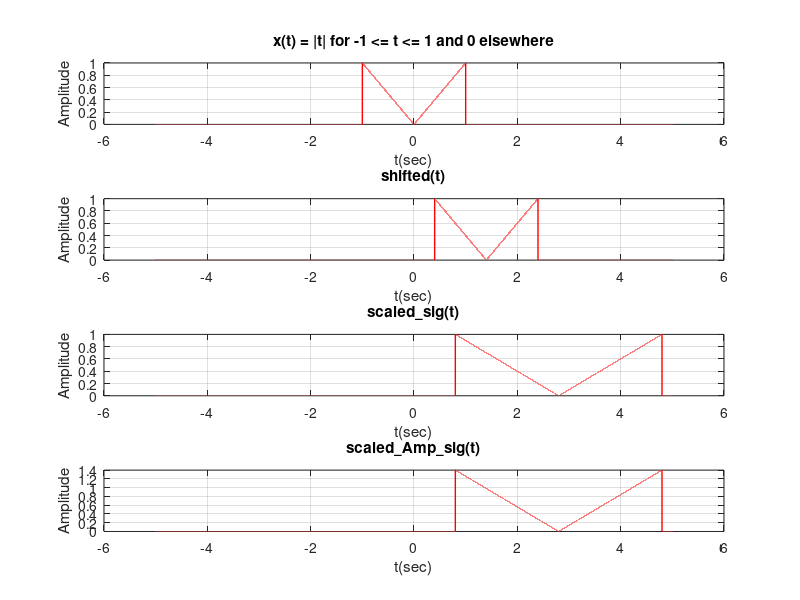
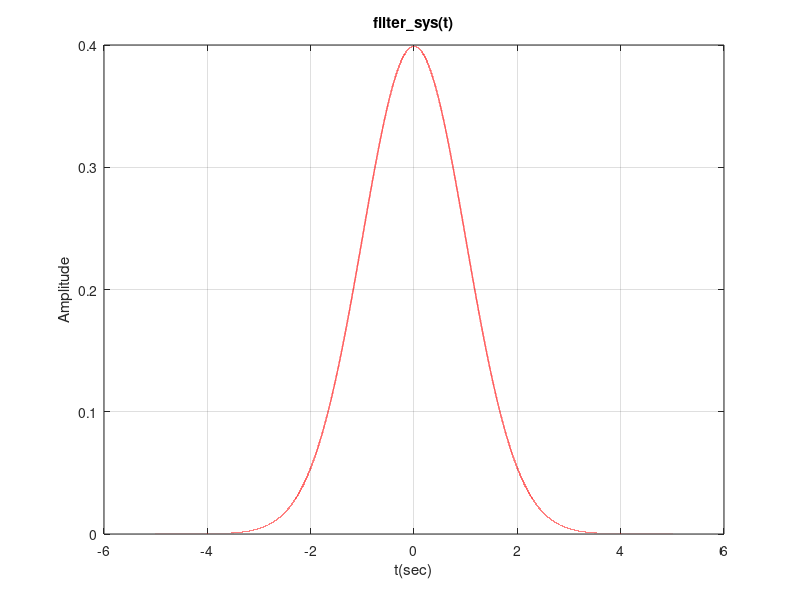
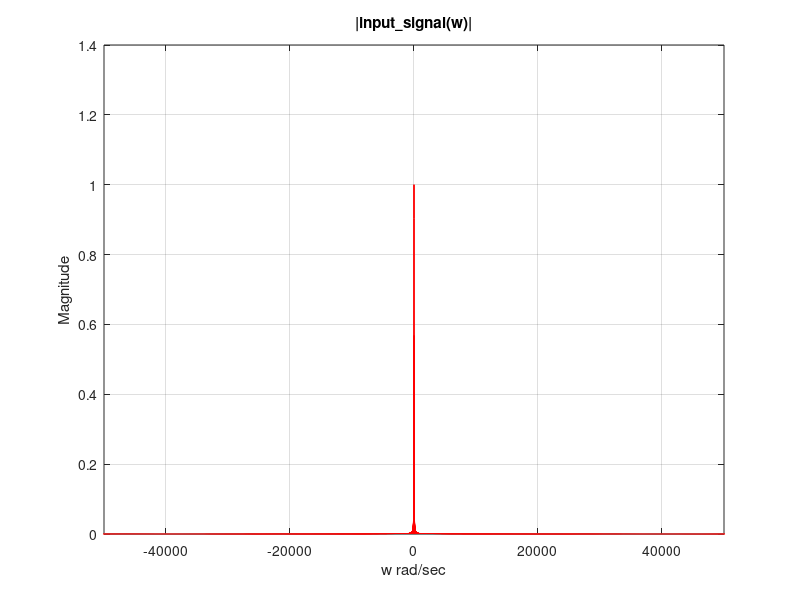
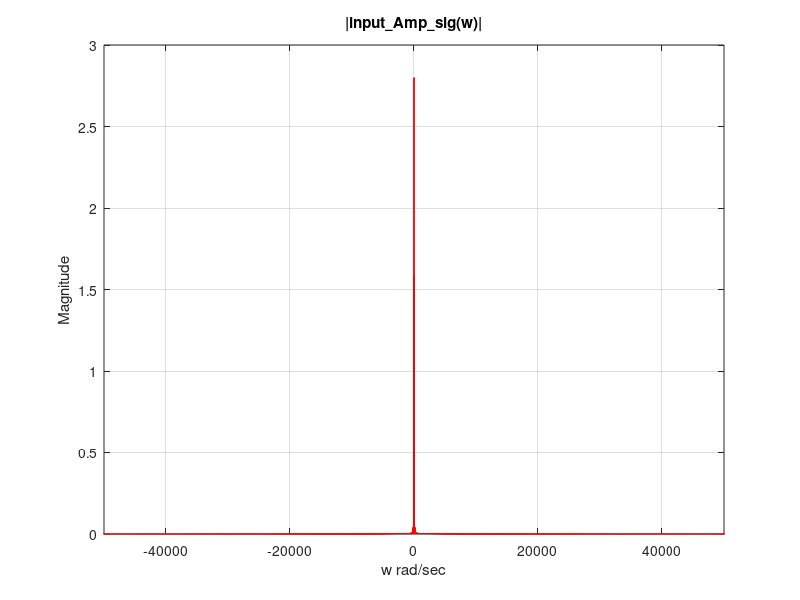

The MATLAB source for these figures, in order:
clc; clear; close all;

SectionNum = 7; 
GroupNum = 2; 

%Plot the initial signal x(t) for -5 < t < 5 
% Define time range 
SamplingFreq = 16000; 
SamplingPer = 1/SamplingFreq; 
time_vec = -5:SamplingPer:5; 

% Define x(t) as |t| for -1 <= t <= 1, and 0 elsewhere
sig = zeros(size(time_vec));
sig(time_vec >= -1 & time_vec <= 1) = abs(time_vec(time_vec >= -1 & time_vec <= 1));

figure;
subplot(4,1,1);
plot(time_vec, sig, 'r', 'LineWidth', 1);
xlabel('t(sec)');
ylabel('Amplitude');
title('x(t) = |t| for -1 <= t <= 1 and 0 elsewhere');
grid on;

%% 2. Plot the Time-Shifted signal shifted(t)
% shifted= x(t - 0.2 * s)
shift_amt = -0.2 * SectionNum;
shifted_sig = zeros(size(time_vec));
shifted_time_vec = time_vec + shift_amt;
shifted_sig(shifted_time_vec >= -1 & shifted_time_vec <= 1) = abs(shifted_time_vec(shifted_time_vec >= -1 & shifted_time_vec <= 1));

subplot(4,1,2);
plot(time_vec, shifted_sig, 'r', 'LineWidth', 1);
xlabel('t(sec)');
ylabel('Amplitude');
title('shifted(t)');
grid on;

%% 3. Plot the Time-Scaled signal scaled_sig(t)
scaling_factor = 1/GroupNum;
scaled_sig = zeros(size(time_vec));
scaled_time_vec = time_vec * scaling_factor + shift_amt;
scaled_sig(scaled_time_vec >= -1 & scaled_time_vec <= 1) = abs(scaled_time_vec(scaled_time_vec >= -1 & scaled_time_vec <= 1));

subplot(4,1,3);
plot(time_vec, scaled_sig, 'r', 'LineWidth', 1);
xlabel('t(sec)');
ylabel('Amplitude');
title('scaled\_sig(t)');
grid on;

%% 4. Plot the Amplitude-Scaled signal scaled_Amp_sig(t)
Amp_factor = 0.1 * GroupNum * SectionNum;
scaled_Amp_sig = Amp_factor * scaled_sig;

subplot(4,1,4);
plot(time_vec, scaled_Amp_sig, 'r', 'LineWidth', 1);
xlabel('t(sec)');
ylabel('Amplitude');
title('scaled\_Amp\_sig(t)');
grid on;

%% 5. Plot the filter system filter_sys(t)
filter_sys = (1/sqrt(2*pi)) * exp(-time_vec.^2 / 2);
figure;
plot(time_vec, filter_sys, 'r', 'LineWidth', 1);
xlabel('t(sec)');
ylabel('Amplitude');
title('filter\_sys(t)');
grid on;

%% 6. Compute and plot the magnitude spectrum of the input signal: |input_signal(w)|
freq_vec = linspace(-SamplingFreq/2, SamplingFreq/2, length(sig)); 
ang_freq_vec = 2 * pi * freq_vec; 
num_periods = SamplingFreq;
input_signal = fft(sig) / num_periods; 
figure;
plot(ang_freq_vec, abs(fftshift(input_signal)), 'r', 'LineWidth', 1);
xlabel('w rad/sec');
ylabel('Magnitude');
title('|input\_signal(w)|');
xlim([-50000 50000]);
grid on;

%% 7. Compute and plot the magnitude spectrum of the input signal: |input_Amp_sig(w)|
input_Amp_sig = fft(scaled_Amp_sig) / num_periods; 
figure;
plot(ang_freq_vec, abs(fftshift(input_Amp_sig)), 'r', 'LineWidth', 1);
xlabel('w rad/sec');
ylabel('Magnitude');
title('|input\_Amp\_sig(w)|');
xlim([-50000 50000]);
grid on;

%% 8. Compute and plot the magnitude spectrum of the filtering system: |filter_sys(w)|
filter_sys_freq = fft(filter_sys) / num_periods; 
figure;
plot(ang_freq_vec, fftshift(abs(filter_sys_freq)), 'r', 'LineWidth', 1);
xlabel('w rad/sec');
ylabel('Magnitude');
title('|filter\_sys(w)|');
xlim([-50000 50000]);
grid on;

%% 9. Compute and plot the magnitude spectrum of the output signal |output_signal(w)|
output_signal = input_signal .* filter_sys_freq; 
figure;
plot(ang_freq_vec, abs(fftshift(output_signal)), 'r', 'LineWidth', 1);
xlabel('w rad/sec');
ylabel('Magnitude');
title('|output\_signal(w)|');
xlim([-50000 50000]);
grid on;

%% 10. Compute and plot the time-domain output signal output_time(t)
output_time = (ifft(output_signal)) * num_periods;
figure;
plot(time_vec, real(output_time), 'r', 'LineWidth', 1);
xlabel('t(sec)');
ylabel('Amplitude');
title('output\_time(t)');
grid on;

%% 11. Plot scaled_Amp_sig(t) and output_time(t) on the same graph
figure;
plot(time_vec, real(output_time), 'b', 'LineWidth', 1);
hold on;
plot(time_vec, scaled_Amp_sig, 'r', 'LineWidth', 1);
xlabel('t(sec)');
ylabel('Amplitude');
title('scaled\_Amp\_sig(t) & output\_time(t)');
legend('output\_time(t)', 'scaled\_Amp\_sig(t)');
grid on;
